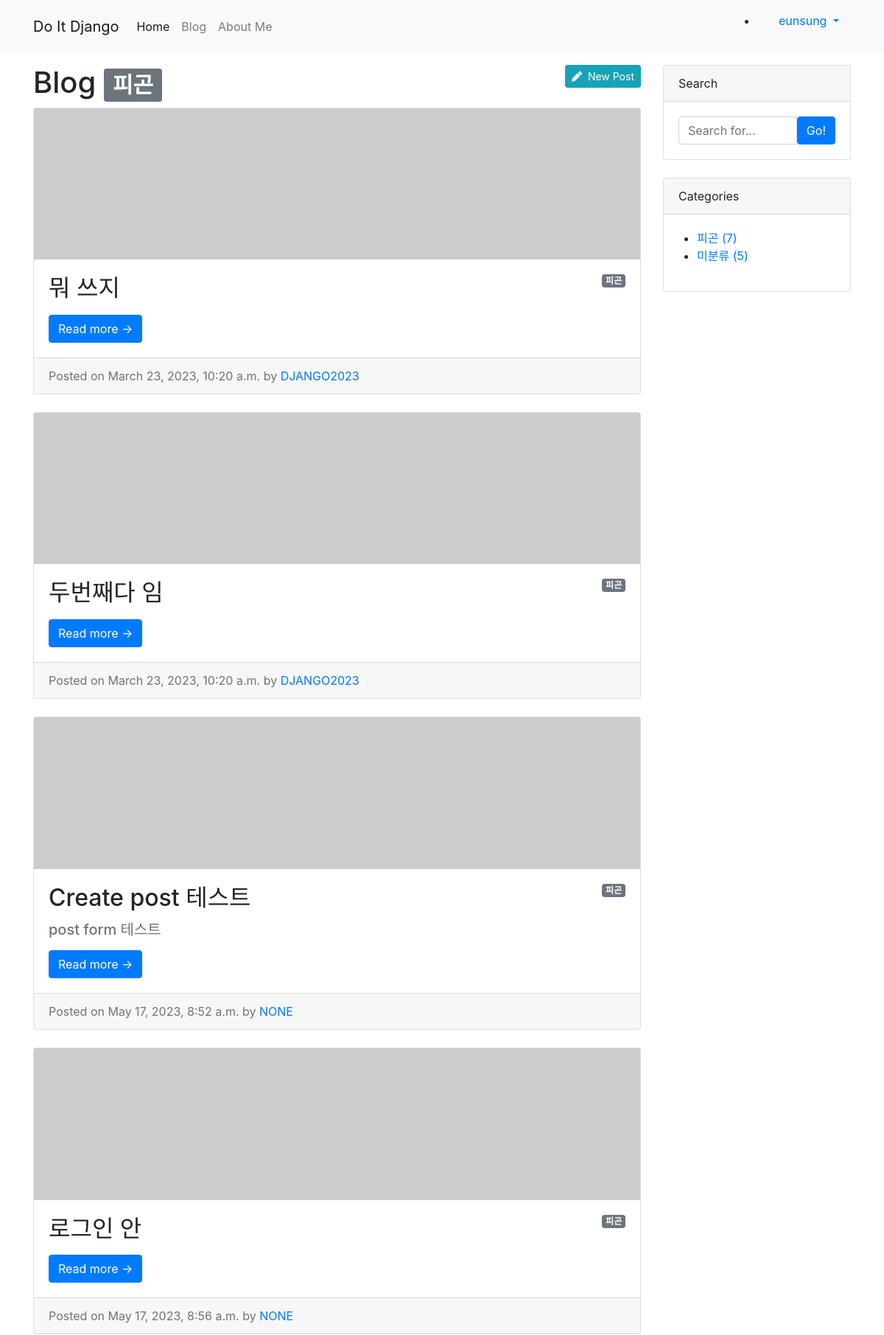
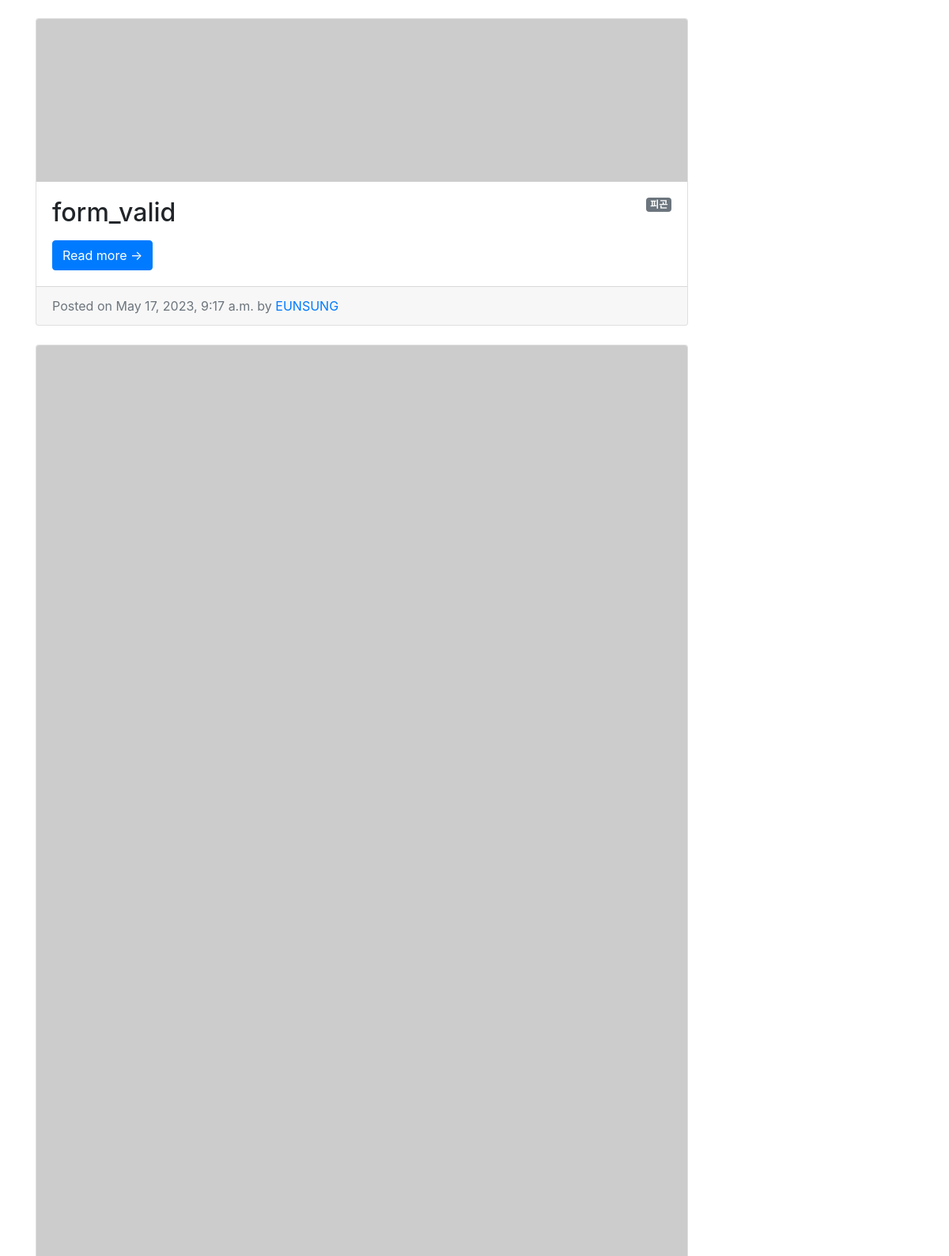
Screenshot of /blog/category/피곤/ (signed in, upper part) with the database file from the repository (2 pictures, top to bottom).
### blog/models.py (models this page shows, shortened)
class Category(models.Model):
    name = models.CharField(max_length=50)
    slug = models.SlugField(max_length=200, unique=True, allow_unicode=True)
    def __str__(self):
        return self.name
    def get_absolute_url(self): # get_absolute_url -> URL을 반환하는 메서드
        return f'/blog/category/{self.slug}/'
    class Meta:
        verbose_name_plural = 'categories'

class Post(models.Model):
    title = models.CharField(max_length=30)
    hook_text = models.CharField(max_length=100, blank=True)
    content = MarkdownxField()
    head_image = models.ImageField(upload_to='blog/images/%Y/%m/%d/', blank=True)
    file_upload = models.FileField(upload_to='blog/files/%Y/%m/%d/', blank=True)
    created_at = models.DateTimeField(auto_now_add=True)
    updated_at = models.DateTimeField(auto_now=True)
    author = models.ForeignKey(User, null=True, on_delete=models.SET_NULL)
    category = models.ForeignKey(Category, null=True, blank=True, on_delete=models.SET_NULL)
    tags = models.ManyToManyField(Tag, blank=True)
    def get_absolute_url(self):
        return f'/blog/{self.pk}/'

### blog/views.py (the view)
# urls.py: path('category/<str:slug>/', views.category_page),
def category_page(request, slug):
    if slug == 'no_category':
        category = '미분류'
        post_list = Post.objects.filter(category=None)
    else:
        category = Category.objects.get(slug=slug)
        post_list = Post.objects.filter(category=category)
    return render(
        request,
        'blog/post_list.html', # 템플릿은 포스트 목록 페이지를 만들 때 사용했던 blog/post_list.html을 재사용
        {
            'post_list': post_list,
            'categories': Category.objects.all(),
            'no_category_post_count': Post.objects.filter(category=None).count(),
            "category": category,
        }
    )

### blog/templates/blog/post_list.html (shortened to what this page needs)
{% extends 'blog/base.html' %}
{% block main_area %}
    {% if user.is_authenticated %}
        {% if user.is_superuser or user.is_staff %}
            <a class="btn btn-info btn-sm float-right" href="/blog/create_post/" role="button">
                <i class="fas fa-pen"></i>&nbsp;&nbsp;New Post
            </a>
        {% endif %}
    {% endif %}
    <h1>Blog
        {% if category %}
            <span class="badge badge-secondary">{{ category }}</span>
        {% endif %}
    </h1>
    {% if post_list.exists %}
        {% for p in post_list %}
        <div class="card mb-4" id="post-{{ p.pk }}">
            {% if p.head_image %}
                <img class="card-img-top" src="{{ p.head_image.url }}" alt="{{ p }} head image"/>
            {% else %}
                <img class="card-img-top" src="https://picsum.photos/seed/{{ p.id }}/800/200" alt="random_image">
            {% endif %}
            <div class="card-body">
                {% if p.category %}
                    <span class="badge badge-secondary float-right">{{ p.category }}</span>
                {% else %}
                    <span class="badge badge-secondary float-right">미분류</span>
                {% endif %}
                <h2 class="card-title">{{ p.title }}</h2>
                <h5 class="text-muted">{{ p.hook_text }}</h5>
                <a class="btn btn-primary" href="{{ p.get_absolute_url }}">Read more &rarr;</a>
            </div>
            <div class="card-footer text-muted">
                Posted on {{ p.created_at }} by
                <a href="#">{{ p.author | upper }}</a>
            </div>
        </div>
        {% endfor %}
    {% else %}
        <h3>아직 게시물이 없습니다.</h3>
    {% endif %}
{% endblock %}

### blog/templates/blog/base.html (shortened to what this page needs)
<!DOCTYPE html>
{% load static %}
<html lang="ko">
<html>
    <head>
        <link rel="stylesheet" href="{% static 'blog/bootstrap/bootstrap.min.css' %}" media="screen">
    </head>
    <body>
        {% include 'blog/navbar.html' %}
        <div class="container my-3">
            <div class="row">
                <div class="col-md-8 col-lg-9" id="main-area">
                   {% block main_area %}
                   {% endblock %}
                </div>
                <div class="col-md-4 col-lg-3">
                    <div class="card mb-4">
                        <div class="card-header">Search</div>
                        <div class="card-body">
                            <div class="input-group">
                                <input class="form-control" type="text" placeholder="Search for..." id="search-input"/>
                                <span class="input-group-btn">
                                    <button class="btn btn-primary" type="button" onclick="searchPost();">Go!</button>
                                </span>
                            </div>
                        </div>
                    </div>
                    <div class="card mb-4" id="categories-card">
                        <div class="card-header">Categories</div>
                        <div class="card-body">
                            <div class="row">
                                <ul>
                                    {% for category in categories %}
                                    <li><a href="{{ category.get_absolute_url }}"> {{ category }} ({{category.post_set.count }})</a></li>
                                    {% endfor %}
                                    <li><a href="/blog/category/no_category/">미분류 ({{ no_category_post_count }})</a></li>
                                </ul>
                            </div>
                        </div>
                    </div>
                </div>
            </div>
        </div>
    </body>
</html>

### blog/templates/blog/navbar.html (shortened to what this page needs)
{% load socialaccount %}
<nav class="navbar navbar-expand-lg navbar-light bg-light">
    <div class="container">
        <a class="navbar-brand" href="/">Do It Django</a>
        <div class="collapse navbar-collapse" id="navbarNavDropdown">
            <ul class="navbar-nav">
                <li class="nav-item active">
                    <a class="nav-link" href="/">Home</a>
                </li>
                <li class="nav-item">
                    <a class="nav-link" href="/blog/">Blog</a>
                </li>
                <li class="nav-item">
                    <a class="nav-link" href="/about_me/">About Me</a>
                </li>
            </ul>
            <ul class="nabvar-nav ml-auto">
                {% if user.is_authenticated %}
                    <li class="nav-item dropdown">
                        <a class="nav-link dropdown-toggle" href="#" id="navbarDropdownMenuLink" role="button" data-toggle="dropdown" aria-haspopup="true" aria-expanded="false">
                            {{ user.username }}
                        </a>
                    </li>
                {% else %}
                    <li class="nav-item">
                        <a class="nav-link" href="#" data-toggle="modal" data-target="#loginModal">Log In</a>
                    </li>
                {% endif %}
            </ul>
        </div>
    </div>
</nav>

### rows the page displays
Category: name "피곤", post_set.count "7"
Post: category "피곤", title "뭐 쓰지", created_at "March 23, 2023, 10:20 a.m.", author "DJANGO2023"
Post: category "피곤", title "두번째다 임", created_at "March 23, 2023, 10:20 a.m.", author "DJANGO2023"
Post: category "피곤", title "Create post 테스트", hook_text "post form 테스트", created_at "May 17, 2023, 8:52 a.m.", author "NONE"
Post: category "피곤", title "로그인 안", created_at "May 17, 2023, 8:56 a.m.", author "NONE"
Post: category "피곤", title "form_valid", created_at "May 17, 2023, 9:17 a.m.", author "EUNSUNG"

### other values shown
{{ user.username }} "eunsung"
{{ no_category_post_count }} "5"
